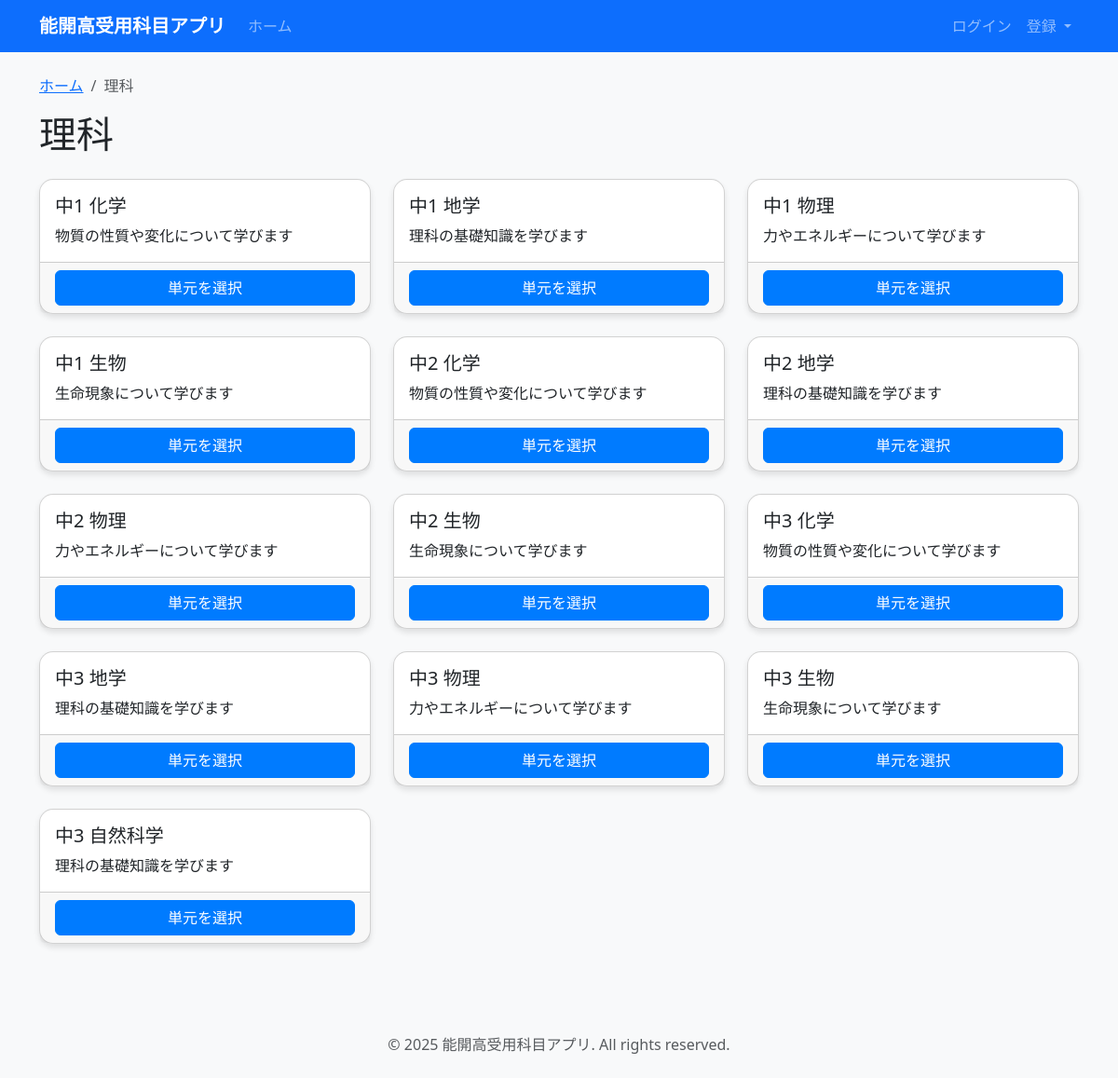
/quiz/subject/1/, run on the app's committed database.
### quiz_app/models.py (models this page shows, shortened)
class Subject(models.Model):
    class Code(models.TextChoices):
        SCIENCE = 'science', '理科'
        SOCIAL = 'social', '社会'
    code = models.CharField(
        max_length=10,
        choices=Code.choices,
        unique=True,
        verbose_name='教科コード'
    )
    label_ja = models.CharField(max_length=20, verbose_name='教科名')
    class Meta:
        verbose_name = '教科'
        verbose_name_plural = '教科'

class Unit(models.Model):
    subject = models.ForeignKey(
        Subject,
        on_delete=models.CASCADE,
        related_name='units',
        verbose_name='教科'
    )
    grade_year = models.CharField(max_length=10, verbose_name='学年')
    category = models.CharField(max_length=50, verbose_name='カテゴリ')
    unit_key = models.CharField(
        max_length=100,
        unique=True,
        verbose_name='単元キー'
    )
    class Meta:
        verbose_name = '単元'
        verbose_name_plural = '単元'
        unique_together = ['subject', 'grade_year', 'category']

### quiz_app/views.py (the view)
# urls.py: path('subject/<int:pk>/', views.SubjectView.as_view(), name='subject'),
class SubjectView(DetailView):
    model = Subject
    template_name = 'quiz_app/subject.html'
    context_object_name = 'subject'
    def get_context_data(self, **kwargs):
        context = super().get_context_data(**kwargs)
        context['units'] = self.object.units.all().order_by('grade_year', 'category')
        return context

### templates/quiz_app/subject.html (shortened to what this page needs)
{% extends 'base.html' %}
{% block content %}
<div class="row">
    <div class="col-12">
        <nav aria-label="breadcrumb">
            <ol class="breadcrumb">
                <li class="breadcrumb-item"><a href="{% url 'quiz_app:home' %}">ホーム</a></li>
                <li class="breadcrumb-item active">{{ subject.label_ja }}</li>
            </ol>
        </nav>
        <h1 class="mb-4">{{ subject.label_ja }}</h1>
    </div>
</div>
<div class="row">
    {% for unit in units %}
    <div class="col-md-6 col-lg-4 mb-4">
        <div class="card h-100">
            <div class="card-body">
                <h5 class="card-title">{{ unit.grade_year }} {{ unit.category }}</h5>
                <p class="card-text">
                    {% if subject.code == 'science' %}
                        {% if '化学' in unit.category %}
                            物質の性質や変化について学びます
                        {% elif '物理' in unit.category %}
                            力やエネルギーについて学びます
                        {% elif '生物' in unit.category %}
                            生命現象について学びます
                        {% else %}
                            理科の基礎知識を学びます
                        {% endif %}
                    {% endif %}
                </p>
            </div>
            <div class="card-footer">
                <div class="d-grid gap-2">
                    <a href="{% url 'quiz_app:unit' unit.id %}" class="btn btn-primary">
                        単元を選択
                    </a>
                </div>
            </div>
        </div>
    </div>
    {% empty %}
    <div class="col-12">
        <div class="alert alert-info">
            <p class="mb-0">この教科にはまだ単元が登録されていません。</p>
        </div>
    </div>
    {% endfor %}
</div>
{% endblock %}

### static/css/style.css (style rules this page uses)
body { background-color: #f8f9fa; }
.card { border-radius: 15px; box-shadow: 0 4px 6px rgba(0, 0, 0, 0.1); }
.btn-primary { background-color: #007bff; border-color: #007bff; }

### data on the page
Subject: label_ja "理科"
Unit: grade_year "中1", category "化学", shows "物質の性質や変化について学びます"
Unit: grade_year "中1", category "地学", shows "理科の基礎知識を学びます"
Unit: grade_year "中1", category "物理", shows "力やエネルギーについて学びます"
Unit: grade_year "中1", category "生物", shows "生命現象について学びます"
Unit: grade_year "中2", category "化学", shows "物質の性質や変化について学びます"
Unit: grade_year "中2", category "地学", shows "理科の基礎知識を学びます"
Unit: grade_year "中2", category "物理", shows "力やエネルギーについて学びます"
Unit: grade_year "中2", category "生物", shows "生命現象について学びます"
Unit: grade_year "中3", category "化学", shows "物質の性質や変化について学びます"
Unit: grade_year "中3", category "地学", shows "理科の基礎知識を学びます"
Unit: grade_year "中3", category "物理", shows "力やエネルギーについて学びます"
Unit: grade_year "中3", category "生物", shows "生命現象について学びます"
Unit: grade_year "中3", category "自然科学", shows "理科の基礎知識を学びます"
